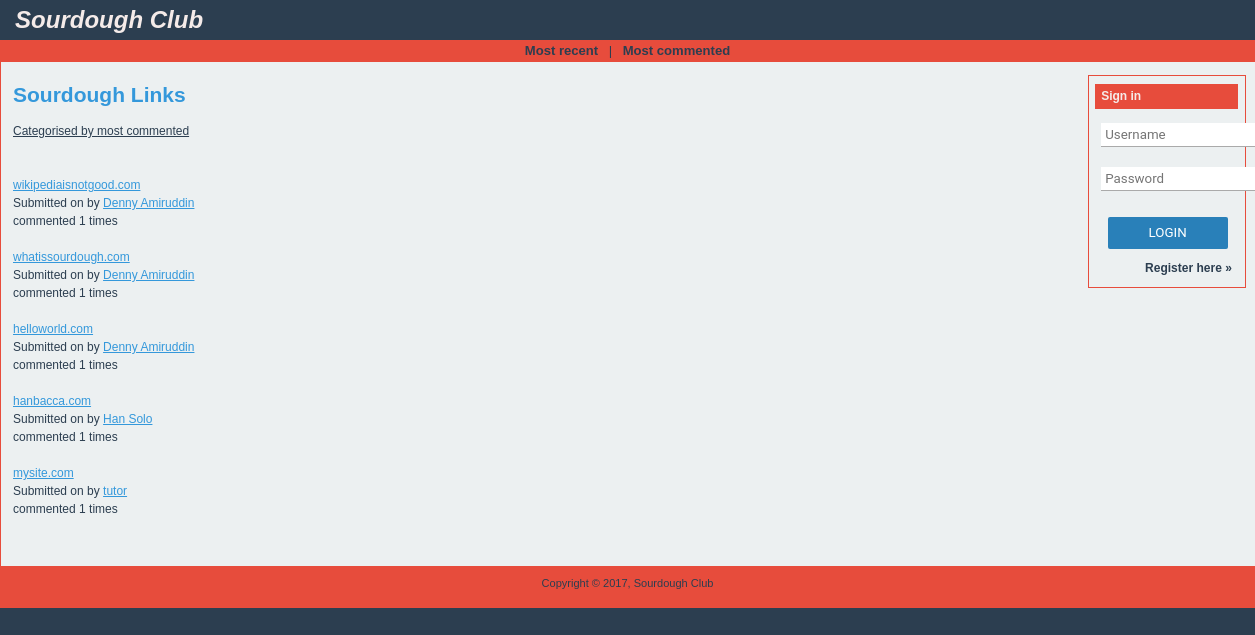
The page /main.php?category=most_commented on the database its author committed.
### tables this page shows
CREATE TABLE SourdoughLink (
	id INT PRIMARY KEY AUTO_INCREMENT,
	user_id VARCHAR (8),
	datetime TIMESTAMP,
	link_url VARCHAR (100),
	title VARCHAR (60),
	FOREIGN KEY (user_id)
		REFERENCES User(id)
);

CREATE TABLE User (
	id VARCHAR (8) PRIMARY KEY,
	name VARCHAR (50),
	email VARCHAR (50),
	password VARCHAR (255)
);

### utility/retrieve_data.php (the view, shortened to what this page needs)
<?php
function getUserName($id) {
    $servername = "localhost";
    $username = "ITECH3224_30305675";
    $dbpass = "AxBkAJwMYCFj3RaGypHG";
    $dbname = "ITECH3224_30305675";
    $conn = new mysqli($servername, $username, $dbpass, $dbname);
    $sql = "SELECT
    id,
    name
    FROM User
    WHERE id = '$id'" ;
    $result = $conn->query($sql);
    while($row = $result->fetch_assoc()) {
        return $row['name'];
    }
}
function getPostByComment(){
    $servername = "localhost";
    $username = "ITECH3224_30305675";
    $dbpass = "AxBkAJwMYCFj3RaGypHG";
    $dbname = "ITECH3224_30305675";
    $conn = new mysqli($servername, $username, $dbpass, $dbname);
    $sql = "SELECT
    Comment.sourdoughlink_id,
    Comment.comment_text,
    SourdoughLink.id 's.id',
    SourdoughLink.user_id 's.user_id',
    SourdoughLink.datetime 's.datetime',
    SourdoughLink.link_url 's.link_url',
    SourdoughLink.title 's.title',
    COUNT(*) 'total_comment'
    FROM Comment
    INNER JOIN SourdoughLink ON Comment.sourdoughlink_id = SourdoughLink.id
    GROUP BY sourdoughlink_id
    ORDER BY COUNT(*) DESC";
    $result = $conn->query($sql);
    if ($result->num_rows > 0) {
        $itterate = 0;
        while($row = $result->fetch_assoc()) {
            if ($itterate == 5){
                break;
            }
            else {
                echo "<a href=view.php?link_id=" . $row["s.id"] . ">". $row["s.link_url"]. "</a>" . "<br>" .
                "Submitted on " . $row['s.datetime'] . " by " . "<a href=user.php?user_id=" . $row['s.user_id'] . ">" . getUserName($row['s.user_id']) . "</a><br>" .
                "commented " . $row['total_comment'] ." times<br><br>";
            }
            $itterate++;
        }
    }
    else {
        echo "Wow such an empty :(";
    }
}
?>

### css/style.css (style rules this page uses)
body { color: #ECF0F1; background-color: #2C3E50; font-family: verdana, helvetica, arial, sans-serif; font-size: 73%; margin: 0; padding: 0; }
html > body { font-size: 9pt; }
#main-copy a { color: #3498DB; background-color: transparent; text-decoration: underline; }

### rows shown on the page
sourdoughlink: link_url "wikipediaisnotgood.com", user.name "Denny Amiruddin", total_comment "1"
sourdoughlink: link_url "whatissourdough.com", user.name "Denny Amiruddin", total_comment "1"
sourdoughlink: link_url "helloworld.com", user.name "Denny Amiruddin", total_comment "1"
sourdoughlink: link_url "hanbacca.com", user.name "Han Solo", total_comment "1"
sourdoughlink: link_url "mysite.com", user.name "tutor", total_comment "1"

### other values the page prints
str_replace(array('_'), ' ',$_GET['category'] . "</u></p><br>") "most commented"
